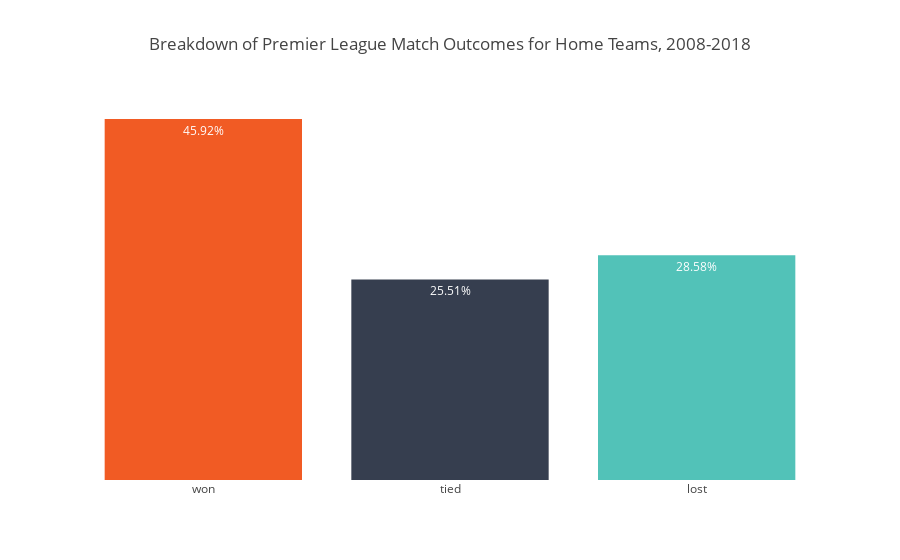

Notebook code for this chart:
### Code cell
data = []
colors = [orangepop_rgb, galaxy_rgb, glacier_rgb]

data_new = go.Bar(
    x=pl_fixtures_grped_pct.columns,
    y=pl_fixtures_grped_pct.loc['home'].values,
    text=pl_fixtures_grped_pct.loc['home'].apply(lambda x: '{:.2%}'.format(x)).values,
    textposition = 'auto',
    textfont=dict(color='#ffffff'),
    marker=dict(
        color=colors)
)
data.append(data_new)

layout = go.Layout(
    barmode='stack',
    title='Breakdown of Premier League Match Outcomes for Home Teams, 2008-2018',
    hovermode='closest',
    yaxis=dict(
        tickformat=".2%",
        showgrid=False,
        zeroline=False,
        showticklabels=False
    )
)

fig = go.Figure(data=data, layout=layout)
#py.iplot(fig, filename='Home Team Advantage - Premier League')

offline.iplot({'data': data, 
               'layout': layout},
             image='svg')

### Figure 1 — Plotly figure (JSON) as saved in the notebook; plotly's stock layout.template omitted (floating-point values rounded to 4 significant figures)
{"data": [{"marker": {"color": ["rgb(241,91,36)", "rgb(54,62,79)", "rgb(82,194,184)"]}, "text": ["45.92%", "25.51%", "28.58%"], "textfont": {"color": "#ffffff"}, "textposition": "auto", "type": "bar", "uid": "3f564700-b5f4-11e8-8876-606dc7c632f8", "x": ["won", "tied", "lost"], "y": [0.4592, 0.2551, 0.2858]}], "layout": {"barmode": "stack", "hovermode": "closest", "title": "Breakdown of Premier League Match Outcomes for Home Teams, 2008-2018", "yaxis": {"showgrid": false, "showticklabels": false, "tickformat": ".2%", "zeroline": false}}}
